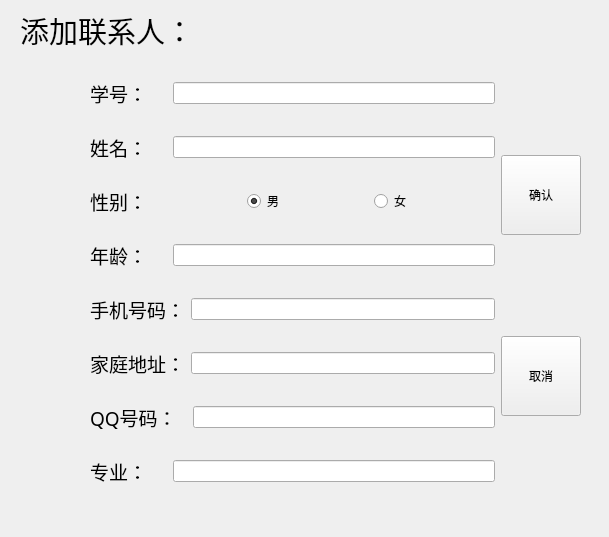
<?xml version="1.0" encoding="UTF-8"?>
<ui version="4.0">
 <class>Form_Add</class>
 <widget class="QWidget" name="Form_Add">
  <property name="geometry">
   <rect>
    <x>0</x>
    <y>0</y>
    <width>609</width>
    <height>537</height>
   </rect>
  </property>
  <property name="windowTitle">
   <string>Form</string>
  </property>
  <widget class="QLabel" name="laber_TEXT">
   <property name="geometry">
    <rect>
     <x>20</x>
     <y>10</y>
     <width>271</width>
     <height>41</height>
    </rect>
   </property>
   <property name="font">
    <font>
     <family>黑体</family>
     <pointsize>22</pointsize>
    </font>
   </property>
   <property name="text">
    <string>添加联系人：</string>
   </property>
  </widget>
  <widget class="QWidget" name="">
   <property name="geometry">
    <rect>
     <x>90</x>
     <y>60</y>
     <width>491</width>
     <height>451</height>
    </rect>
   </property>
   <layout class="QHBoxLayout" name="horizontalLayout">
    <item>
     <layout class="QVBoxLayout" name="verticalLayout">
      <item>
       <layout class="QHBoxLayout" name="horizontalLayout_4">
        <item>
         <widget class="QLabel" name="label_3">
          <property name="font">
           <font>
            <family>黑体</family>
            <pointsize>14</pointsize>
           </font>
          </property>
          <property name="text">
           <string>学号：    </string>
          </property>
         </widget>
        </item>
        <item>
         <widget class="QLineEdit" name="Edit_ID"/>
        </item>
       </layout>
      </item>
      <item>
       <layout class="QHBoxLayout" name="horizontalLayout_2">
        <item>
         <widget class="QLabel" name="label_2">
          <property name="font">
           <font>
            <family>黑体</family>
            <pointsize>14</pointsize>
           </font>
          </property>
          <property name="text">
           <string>姓名：    </string>
          </property>
         </widget>
        </item>
        <item>
         <widget class="QLineEdit" name="Edit_Name"/>
        </item>
       </layout>
      </item>
      <item>
       <layout class="QHBoxLayout" name="horizontalLayout_3">
        <item>
         <widget class="QLabel" name="label">
          <property name="font">
           <font>
            <family>黑体</family>
            <pointsize>14</pointsize>
           </font>
          </property>
          <property name="text">
           <string>性别：  </string>
          </property>
         </widget>
        </item>
        <item>
         <spacer name="horizontalSpacer">
          <property name="orientation">
           <enum>Qt::Horizontal</enum>
          </property>
          <property name="sizeHint" stdset="0">
           <size>
            <width>40</width>
            <height>20</height>
           </size>
          </property>
         </spacer>
        </item>
        <item>
         <widget class="QRadioButton" name="Rbutton_Man">
          <property name="text">
           <string>男</string>
          </property>
          <property name="checked">
           <bool>true</bool>
          </property>
         </widget>
        </item>
        <item>
         <spacer name="horizontalSpacer_3">
          <property name="orientation">
           <enum>Qt::Horizontal</enum>
          </property>
          <property name="sizeHint" stdset="0">
           <size>
            <width>40</width>
            <height>20</height>
           </size>
          </property>
         </spacer>
        </item>
        <item>
         <widget class="QRadioButton" name="RButton_Womon">
          <property name="text">
           <string>女</string>
          </property>
         </widget>
        </item>
        <item>
         <spacer name="horizontalSpacer_2">
          <property name="orientation">
           <enum>Qt::Horizontal</enum>
          </property>
          <property name="sizeHint" stdset="0">
           <size>
            <width>40</width>
            <height>20</height>
           </size>
          </property>
         </spacer>
        </item>
       </layout>
      </item>
      <item>
       <layout class="QHBoxLayout" name="horizontalLayout_7">
        <item>
         <widget class="QLabel" name="label_7">
          <property name="font">
           <font>
            <family>黑体</family>
            <pointsize>14</pointsize>
           </font>
          </property>
          <property name="text">
           <string>年龄：    </string>
          </property>
         </widget>
        </item>
        <item>
         <widget class="QLineEdit" name="Edit_Age"/>
        </item>
       </layout>
      </item>
      <item>
       <layout class="QHBoxLayout" name="horizontalLayout_8">
        <item>
         <widget class="QLabel" name="label_8">
          <property name="font">
           <font>
            <family>黑体</family>
            <pointsize>14</pointsize>
           </font>
          </property>
          <property name="text">
           <string>手机号码：</string>
          </property>
         </widget>
        </item>
        <item>
         <widget class="QLineEdit" name="Edit_Tell"/>
        </item>
       </layout>
      </item>
      <item>
       <layout class="QHBoxLayout" name="horizontalLayout_9">
        <item>
         <widget class="QLabel" name="label_9">
          <property name="font">
           <font>
            <family>黑体</family>
            <pointsize>14</pointsize>
           </font>
          </property>
          <property name="text">
           <string>家庭地址：</string>
          </property>
         </widget>
        </item>
        <item>
         <widget class="QLineEdit" name="Edit_Address"/>
        </item>
       </layout>
      </item>
      <item>
       <layout class="QHBoxLayout" name="horizontalLayout_10">
        <item>
         <widget class="QLabel" name="label_10">
          <property name="font">
           <font>
            <family>黑体</family>
            <pointsize>14</pointsize>
           </font>
          </property>
          <property name="text">
           <string>QQ号码：  </string>
          </property>
         </widget>
        </item>
        <item>
         <widget class="QLineEdit" name="Edit_QQNum"/>
        </item>
       </layout>
      </item>
      <item>
       <layout class="QHBoxLayout" name="horizontalLayout_11">
        <item>
         <widget class="QLabel" name="label_11">
          <property name="font">
           <font>
            <family>黑体</family>
            <pointsize>14</pointsize>
           </font>
          </property>
          <property name="text">
           <string>专业：    </string>
          </property>
         </widget>
        </item>
        <item>
         <widget class="QLineEdit" name="Edit_Major"/>
        </item>
       </layout>
      </item>
     </layout>
    </item>
    <item>
     <layout class="QVBoxLayout" name="verticalLayout_2">
      <item>
       <spacer name="verticalSpacer_2">
        <property name="orientation">
         <enum>Qt::Vertical</enum>
        </property>
        <property name="sizeHint" stdset="0">
         <size>
          <width>20</width>
          <height>40</height>
         </size>
        </property>
       </spacer>
      </item>
      <item>
       <widget class="QPushButton" name="Button_confirm">
        <property name="minimumSize">
         <size>
          <width>80</width>
          <height>80</height>
         </size>
        </property>
        <property name="text">
         <string>确认</string>
        </property>
       </widget>
      </item>
      <item>
       <spacer name="verticalSpacer">
        <property name="orientation">
         <enum>Qt::Vertical</enum>
        </property>
        <property name="sizeHint" stdset="0">
         <size>
          <width>20</width>
          <height>40</height>
         </size>
        </property>
       </spacer>
      </item>
      <item>
       <widget class="QPushButton" name="Button_Cancel">
        <property name="minimumSize">
         <size>
          <width>80</width>
          <height>80</height>
         </size>
        </property>
        <property name="text">
         <string>取消</string>
        </property>
       </widget>
      </item>
      <item>
       <spacer name="verticalSpacer_3">
        <property name="orientation">
         <enum>Qt::Vertical</enum>
        </property>
        <property name="sizeHint" stdset="0">
         <size>
          <width>20</width>
          <height>40</height>
         </size>
        </property>
       </spacer>
      </item>
     </layout>
    </item>
   </layout>
  </widget>
 </widget>
 <resources/>
 <connections/>
</ui>
